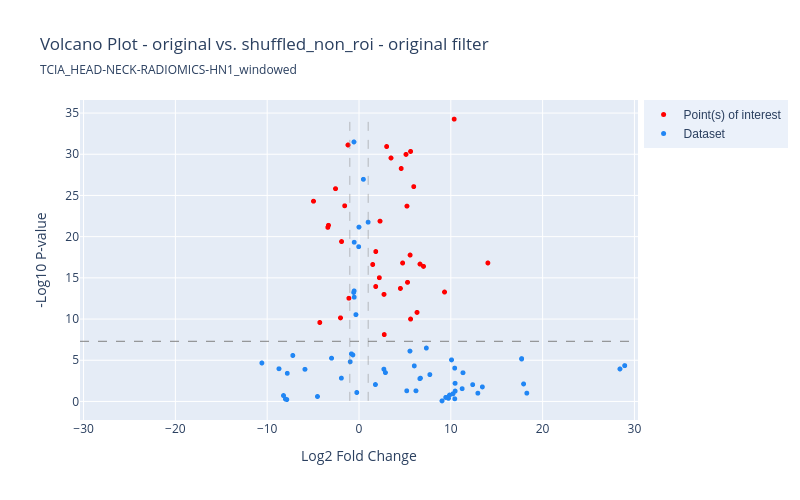

This figure's notebook cell:
### Markdown cell above
## Plot by image filter

### Code cell
# Filter volcano data by image filter
image_filter = 'original'

filtered_vol_df = volcano_df.loc[volcano_df['GENE'].str.contains(image_filter)]
filtered_vol_df.reset_index(inplace=True)

filtered_volcano_fig = dash_bio.VolcanoPlot(
    dataframe = filtered_vol_df,
    snp = 'GENE',
    logp = True
)

filtered_volcano_fig.update_layout(
    title=f'Volcano Plot - original vs. {nc} - {image_filter} filter',
    title_subtitle=dict(text=dataset),
    xaxis_title="Log2 Fold Change", 
    yaxis_title="-Log10 P-value",
    width = 800,
    height= 500
    )

filtered_volcano_fig.show()

### Figure 1 — Plotly figure (JSON) as saved in the notebook; plotly's stock layout.template omitted (floating-point values rounded to 4 significant figures)
{"data": [{"marker": {"color": "red", "size": 5}, "mode": "markers", "name": "Point(s) of interest", "text": ["SNP: original_firstorder_10Percentile<br>GENE: original_firstorder_10Percentile", "SNP: original_firstorder_Entropy<br>GENE: original_firstorder_Entropy", "SNP: original_firstorder_InterquartileRange<br>GENE: original_firstorder_InterquartileRange", "SNP: original_firstorder_Kurtosis<br>GENE: original_firstorder_Kurtosis", "SNP: original_firstorder_MeanAbsoluteDeviation<br>GENE: original_firstorder_MeanAbsoluteDeviation", "SNP: original_firstorder_Mean<br>GENE: original_firstorder_Mean", "SNP: original_firstorder_RobustMeanAbsoluteDeviation<br>GENE: original_firstorder_RobustMeanAbsoluteDeviation", "SNP: original_firstorder_RootMeanSquared<br>GENE: original_firstorder_RootMeanSquared", "SNP: original_firstorder_Skewness<br>GENE: original_firstorder_Skewness", "SNP: original_firstorder_Variance<br>GENE: original_firstorder_Variance", "SNP: original_glcm_ClusterTendency<br>GENE: original_glcm_ClusterTendency", "SNP: original_glcm_Contrast<br>GENE: original_glcm_Contrast", "SNP: original_glcm_DifferenceVariance<br>GENE: original_glcm_DifferenceVariance", "SNP: original_glcm_JointEntropy<br>GENE: original_glcm_JointEntropy", "SNP: original_glcm_SumEntropy<br>GENE: original_glcm_SumEntropy", "SNP: original_glcm_SumSquares<br>GENE: original_glcm_SumSquares", "SNP: original_glrlm_GrayLevelVariance<br>GENE: original_glrlm_GrayLevelVariance", "SNP: original_glrlm_RunEntropy<br>GENE: original_glrlm_RunEntropy", "SNP: original_glszm_GrayLevelNonUniformity<br>GENE: original_glszm_GrayLevelNonUniformity", "SNP: original_glszm_SizeZoneNonUniformity<br>GENE: original_glszm_SizeZoneNonUniformity", "SNP: original_gldm_DependenceEntropy<br>GENE: original_gldm_DependenceEntropy", "SNP: original_gldm_GrayLevelVariance<br>GENE: original_gldm_GrayLevelVariance", "SNP: original_gldm_SmallDependenceHighGrayLevelEmphasis<br>GENE: original_gldm_SmallDependenceHighGrayLevelEmphasis", "SNP: original_ngtdm_Complexity<br>GENE: original_ngtdm_Complexity", "SNP: original_ngtdm_Strength<br>GENE: original_ngtdm_Strength", "SNP: original_firstorder_Uniformity<br>GENE: original_firstorder_Uniformity", "SNP: original_glcm_Imc1<br>GENE: original_glcm_Imc1", "SNP: original_glcm_InverseVariance<br>GENE: original_glcm_InverseVariance", "SNP: original_glrlm_GrayLevelNonUniformityNormalized<br>GENE: original_glrlm_GrayLevelNonUniformityNormalized", "SNP: original_glrlm_RunLengthNonUniformityNormalized<br>GENE: original_glrlm_RunLengthNonUniformityNormalized", "SNP: original_glszm_SizeZoneNonUniformityNormalized<br>GENE: original_glszm_SizeZoneNonUniformityNormalized", "SNP: original_glszm_ZonePercentage<br>GENE: original_glszm_ZonePercentage", "SNP: original_gldm_DependenceNonUniformityNormalized<br>GENE: original_gldm_DependenceNonUniformityNormalized", "SNP: original_gldm_SmallDependenceEmphasis<br>GENE: original_gldm_SmallDependenceEmphasis", "SNP: original_ngtdm_Contrast<br>GENE: original_ngtdm_Contrast"], "type": "scattergl", "x": [5.619, 1.494, 5.568, 5.119, 5.962, 5.22, 4.596, 7.025, 1.827, 14.04, 6.322, 3.487, 3.01, 2.216, 1.821, 4.511, 5.288, 2.292, 5.621, 9.315, 2.752, 4.75, 6.646, 10.37, 2.722, -2.016, -1.898, -1.558, -2.556, -1.102, -1.203, -3.325, -4.271, -3.398, -4.956], "y": [30.34, 16.62, 17.77, 29.98, 26.07, 23.7, 28.27, 16.39, 18.19, 16.81, 10.81, 29.55, 30.94, 15.02, 13.95, 13.71, 14.46, 21.88, 9.997, 13.28, 8.114, 16.8, 16.67, 34.26, 12.99, 10.14, 19.4, 23.74, 25.82, 12.53, 31.12, 21.38, 9.581, 21.13, 24.3]}, {"marker": {"color": "#2186f4", "size": 5}, "mode": "markers", "name": "Dataset", "text": ["SNP: original_firstorder_90Percentile<br>GENE: original_firstorder_90Percentile", "SNP: original_firstorder_Energy<br>GENE: original_firstorder_Energy", "SNP: original_firstorder_Maximum<br>GENE: original_firstorder_Maximum", "SNP: original_firstorder_Median<br>GENE: original_firstorder_Median", "SNP: original_firstorder_Minimum<br>GENE: original_firstorder_Minimum", "SNP: original_firstorder_Range<br>GENE: original_firstorder_Range", "SNP: original_firstorder_TotalEnergy<br>GENE: original_firstorder_TotalEnergy", "SNP: original_glcm_Autocorrelation<br>GENE: original_glcm_Autocorrelation", "SNP: original_glcm_ClusterProminence<br>GENE: original_glcm_ClusterProminence", "SNP: original_glcm_ClusterShade<br>GENE: original_glcm_ClusterShade", "SNP: original_glcm_Correlation<br>GENE: original_glcm_Correlation", "SNP: original_glcm_DifferenceAverage<br>GENE: original_glcm_DifferenceAverage", "SNP: original_glcm_DifferenceEntropy<br>GENE: original_glcm_DifferenceEntropy", "SNP: original_glcm_Id<br>GENE: original_glcm_Id", "SNP: original_glcm_Idm<br>GENE: original_glcm_Idm", "SNP: original_glcm_Idmn<br>GENE: original_glcm_Idmn", "SNP: original_glcm_Idn<br>GENE: original_glcm_Idn", "SNP: original_glcm_Imc2<br>GENE: original_glcm_Imc2", "SNP: original_glcm_JointAverage<br>GENE: original_glcm_JointAverage", "SNP: original_glcm_JointEnergy<br>GENE: original_glcm_JointEnergy", "SNP: original_glcm_MCC<br>GENE: original_glcm_MCC", "SNP: original_glcm_MaximumProbability<br>GENE: original_glcm_MaximumProbability", "SNP: original_glcm_SumAverage<br>GENE: original_glcm_SumAverage", "SNP: original_glrlm_GrayLevelNonUniformity<br>GENE: original_glrlm_GrayLevelNonUniformity", "SNP: original_glrlm_HighGrayLevelRunEmphasis<br>GENE: original_glrlm_HighGrayLevelRunEmphasis", "SNP: original_glrlm_LongRunEmphasis<br>GENE: original_glrlm_LongRunEmphasis", "SNP: original_glrlm_LongRunHighGrayLevelEmphasis<br>GENE: original_glrlm_LongRunHighGrayLevelEmphasis", "SNP: original_glrlm_LongRunLowGrayLevelEmphasis<br>GENE: original_glrlm_LongRunLowGrayLevelEmphasis", "SNP: original_glrlm_LowGrayLevelRunEmphasis<br>GENE: original_glrlm_LowGrayLevelRunEmphasis", "SNP: original_glrlm_RunLengthNonUniformity<br>GENE: original_glrlm_RunLengthNonUniformity", "SNP: original_glrlm_RunPercentage<br>GENE: original_glrlm_RunPercentage", "SNP: original_glrlm_RunVariance<br>GENE: original_glrlm_RunVariance", "SNP: original_glrlm_ShortRunEmphasis<br>GENE: original_glrlm_ShortRunEmphasis", "SNP: original_glrlm_ShortRunHighGrayLevelEmphasis<br>GENE: original_glrlm_ShortRunHighGrayLevelEmphasis", "SNP: original_glrlm_ShortRunLowGrayLevelEmphasis<br>GENE: original_glrlm_ShortRunLowGrayLevelEmphasis", "SNP: original_glszm_GrayLevelNonUniformityNormalized<br>GENE: original_glszm_GrayLevelNonUniformityNormalized", "SNP: original_glszm_GrayLevelVariance<br>GENE: original_glszm_GrayLevelVariance", "SNP: original_glszm_HighGrayLevelZoneEmphasis<br>GENE: original_glszm_HighGrayLevelZoneEmphasis", "SNP: original_glszm_LargeAreaEmphasis<br>GENE: original_glszm_LargeAreaEmphasis", "SNP: original_glszm_LargeAreaHighGrayLevelEmphasis<br>GENE: original_glszm_LargeAreaHighGrayLevelEmphasis", "SNP: original_glszm_LargeAreaLowGrayLevelEmphasis<br>GENE: original_glszm_LargeAreaLowGrayLevelEmphasis", "SNP: original_glszm_LowGrayLevelZoneEmphasis<br>GENE: original_glszm_LowGrayLevelZoneEmphasis", "SNP: original_glszm_SmallAreaEmphasis<br>GENE: original_glszm_SmallAreaEmphasis", "SNP: original_glszm_SmallAreaHighGrayLevelEmphasis<br>GENE: original_glszm_SmallAreaHighGrayLevelEmphasis", "SNP: original_glszm_SmallAreaLowGrayLevelEmphasis<br>GENE: original_glszm_SmallAreaLowGrayLevelEmphasis", "SNP: original_glszm_ZoneEntropy<br>GENE: original_glszm_ZoneEntropy", "SNP: original_glszm_ZoneVariance<br>GENE: original_glszm_ZoneVariance", "SNP: original_gldm_DependenceNonUniformity<br>GENE: original_gldm_DependenceNonUniformity", "SNP: original_gldm_DependenceVariance<br>GENE: original_gldm_DependenceVariance", "SNP: original_gldm_GrayLevelNonUniformity<br>GENE: original_gldm_GrayLevelNonUniformity", "SNP: original_gldm_HighGrayLevelEmphasis<br>GENE: original_gldm_HighGrayLevelEmphasis", "SNP: original_gldm_LargeDependenceEmphasis<br>GENE: original_gldm_LargeDependenceEmphasis", "SNP: original_gldm_LargeDependenceHighGrayLevelEmphasis<br>GENE: original_gldm_LargeDependenceHighGrayLevelEmphasis", "SNP: original_gldm_LargeDependenceLowGrayLevelEmphasis<br>GENE: original_gldm_LargeDependenceLowGrayLevelEmphasis", "SNP: original_gldm_LowGrayLevelEmphasis<br>GENE: original_gldm_LowGrayLevelEmphasis", "SNP: original_gldm_SmallDependenceLowGrayLevelEmphasis<br>GENE: original_gldm_SmallDependenceLowGrayLevelEmphasis", "SNP: original_ngtdm_Busyness<br>GENE: original_ngtdm_Busyness", "SNP: original_ngtdm_Coarseness<br>GENE: original_ngtdm_Coarseness"], "type": "scattergl", "x": [6.63, 28.94, 9.042, 6.022, 9.74, 10.43, 28.94, 10.47, 17.93, 11.32, -0.5211, 0.4766, 0.9956, -0.5307, -0.5784, -0.005881, -0.0353, -0.2414, 5.2, -2.989, -0.3356, -1.92, 6.2, 11.24, 10.43, 2.877, 13.44, -5.89, -7.861, 12.38, -0.8257, 1.788, -0.5199, 9.861, -8.223, -4.525, 6.69, 10.08, 17.72, 28.42, 7.334, -7.21, -0.5518, 9.446, -7.812, 2.71, 17.71, 10.23, 5.548, 12.95, 10.47, 7.715, 18.28, -0.9561, -8.006, -10.58, -0.6677, -8.718], "y": [2.765, 4.343, 0.06965, 4.316, 0.3824, 0.3203, 4.343, 1.257, 2.127, 3.483, 19.32, 26.96, 21.75, 13.41, 13.23, 21.16, 18.78, 1.087, 1.29, 5.25, 10.54, 2.832, 1.29, 1.547, 4.044, 3.501, 1.766, 3.899, 0.2269, 2.039, 5.775, 2.05, 12.65, 0.7714, 0.713, 0.6021, 2.827, 5.045, 5.2, 3.943, 6.479, 5.578, 31.49, 0.4921, 3.415, 3.918, 5.15, 0.9219, 6.109, 1.002, 2.2, 3.258, 1.008, 4.817, 0.2853, 4.665, 5.65, 3.967]}], "layout": {"height": 500, "hovermode": "closest", "legend": {"bgcolor": "#ebf1fa", "font": {"family": "sans-serif"}, "x": 1.01, "yanchor": "top"}, "shapes": [{"line": {"color": "grey", "dash": "dash", "width": 0.5}, "name": "effect size min line", "type": "line", "x0": -1, "x1": -1, "xref": "x", "y0": 0.06965, "y1": 34.26, "yref": "y"}, {"line": {"color": "grey", "dash": "dash", "width": 0.5}, "name": "effect size max line", "type": "line", "x0": 1, "x1": 1, "xref": "x", "y0": 0.06965, "y1": 34.26, "yref": "y"}, {"line": {"color": "grey", "dash": "dash", "width": 1}, "name": "genomewide_line", "type": "line", "x0": -30.39, "x1": 30.39, "xref": "x", "y0": 7.301, "y1": 7.301, "yref": "y"}], "title": {"subtitle": {"text": "TCIA_HEAD-NECK-RADIOMICS-HN1_windowed"}, "text": "Volcano Plot - original vs. shuffled_non_roi - original filter"}, "width": 800, "xaxis": {"range": [-30.39, 30.39], "title": {"text": "Log2 Fold Change"}, "zeroline": false}, "yaxis": {"title": {"text": "-Log10 P-value"}, "zeroline": false}}}
